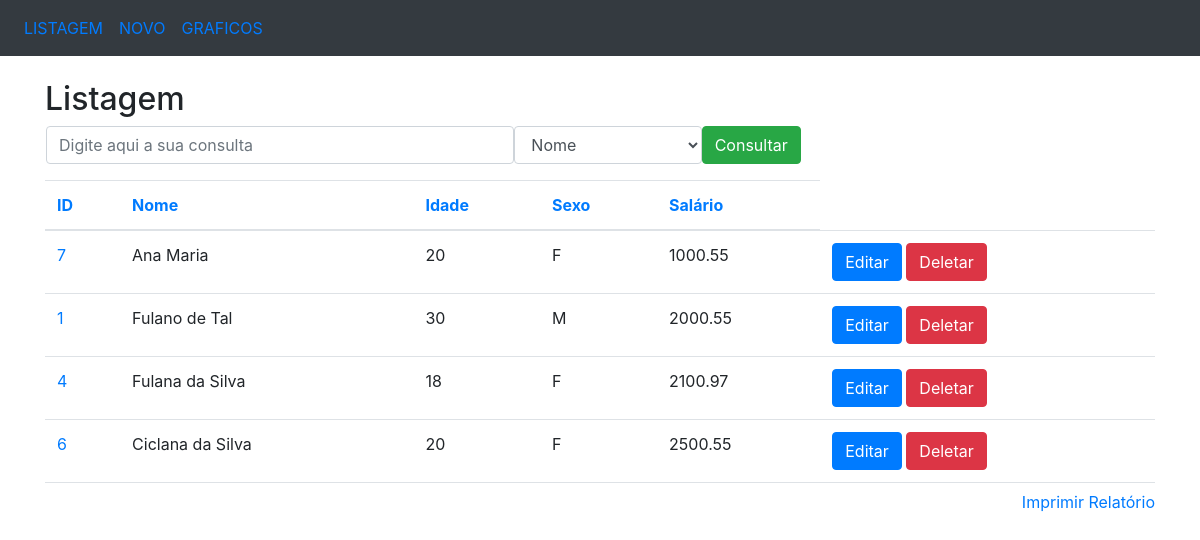
Page /ordenacao/salario/id on the earlier database version.
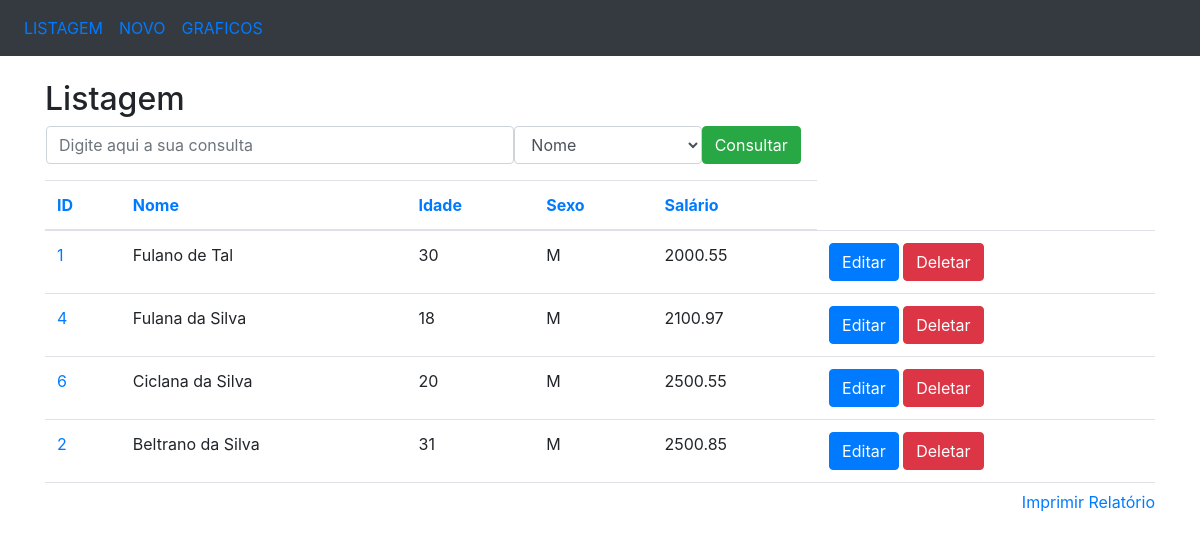
Same page on the later database version.
### app/models/tables.py (models this page shows, shortened)
class Pessoa(db.Model):
	__tablename__ = 'pessoas'
	id = db.Column(db.Integer, primary_key=True)
	nome = db.Column(db.String(50), nullable=False)
	idade = db.Column(db.Integer)
	sexo = db.Column(db.String(1))
	salario = db.Column(db.Float)

### app/controllers/default.py (the view)
@app.route('/ordenacao/<campo>/<ordem_anterior>')
def ordenacao(campo='id', ordem_anterior=''):
	if campo == 'id':
		if ordem_anterior == campo:
			pessoas = Pessoa.query.order_by(Pessoa.id.desc()).all()
		else:
			pessoas = Pessoa.query.order_by(Pessoa.id).all()
	elif campo == 'nome':
		if ordem_anterior == campo:
			pessoas = Pessoa.query.order_by(Pessoa.nome.desc()).all()
		else:
			pessoas = Pessoa.query.order_by(Pessoa.nome).all()
	elif campo == 'idade':
		if ordem_anterior == campo:
			pessoas = Pessoa.query.order_by(Pessoa.idade.desc()).all()
		else:
			pessoas = Pessoa.query.order_by(Pessoa.idade).all()
	elif campo == 'sexo':
		if ordem_anterior == campo:
			pessoas = Pessoa.query.order_by(Pessoa.sexo.desc()).all()
		else:
			pessoas = Pessoa.query.order_by(Pessoa.sexo).all()
	elif campo == 'salario':
		if ordem_anterior == campo:
			pessoas = Pessoa.query.order_by(Pessoa.salario.desc()).all()
		else:
			pessoas = Pessoa.query.order_by(Pessoa.salario).all()
	else:
		pessoas = Pessoa.query.order_by(Pessoa.id).all()
	return render_template('listagem.html', pessoas=pessoas, ordem=campo)

### app/templates/listagem.html (shortened to what this page needs)
<!DOCTYPE html>
<html>
<head>
	<link rel="stylesheet" href="https://maxcdn.bootstrapcdn.com/bootstrap/4.3.1/css/bootstrap.min.css">
</head>
<body>
	<nav class="navbar navbar-expand-sm bg-dark">
		<ul class="navbar-nav">
			<li class="nav-item">
				<a class="nav-link" href="/listagem">LISTAGEM</a>
			</li>
			<li class="nav-item">
				<a class="nav-link" href="/insercao">NOVO</a>
			</li>
			<li class="nav-item">
				<a class="nav-link" href="/graficos">GRAFICOS</a>
			</li>
		</ul>
	</nav>
	<br>
	<div class="container">
		<h2>Listagem</h2>
		<form action="/consulta" method="POST" name="frm_consulta" class="ml-3">
			<div class="form-group">
				<div class="row">
					<input type="text" class="form-control col-md-5" name="consulta"
					placeholder="Digite aqui a sua consulta">
					<select class="form-control col-md-2" name="campo">
						<option value="nome">Nome</option>
					</select>
					<button type="submit" class="btn btn-success">Consultar</button>
				</div>
			</div>
		</form>
		<div style="overflow: scroll; height: 310px; width: 100%;" align="center">
			<table class="table">
				<thead>
					<tr>
						<th><a href="/ordenacao/id/{{ordem}}">ID</a></th>
						<th><a href="/ordenacao/nome/{{ordem}}">Nome</a></th>
						<th><a href="/ordenacao/idade/{{ordem}}">Idade</a></th>
						<th><a href="/ordenacao/sexo/{{ordem}}">Sexo</a></th>
						<th><a href="/ordenacao/salario/{{ordem}}">Salário</a></th>
					</tr>
				</thead>
				<tbody>
					{% for pessoa in pessoas %}
						<tr>
							<td nowrap="true">
								<a href="/selecao/{{pessoa.id}}">{{pessoa.id}}</a>
							</td>
							<td nowrap="true">{{pessoa.nome}}</td>
							<td nowrap="true">{{pessoa.idade}}</td>
							<td nowrap="true">{{pessoa.sexo}}</td>
							<td nowrap="true">{{pessoa.salario}}</td>
							<td>
								<a href="/edicao/{{pessoa.id}}"
								class="btn btn-primary" role="button">
									Editar
								</a>
								<a href="/delecao/{{pessoa.id}}"
								class="btn btn-danger" role="button">
									Deletar
								</a>
							</td>
						</tr>
					{% endfor %}
				</tbody>
			</table>
		</div>
		<a href="#" style="float: right;" onclick="relatorio()">Imprimir Relatório</a>
	</div>
</body>
</html>

Differences in the rows shown:
removed Pessoa: id "7", nome "Ana Maria", idade "20", sexo "F", salario "1000.55"
changed Pessoa "Fulana da Silva": sexo "F" → "M"
changed Pessoa "Ciclana da Silva": sexo "F" → "M"
now on this page (row edited): Pessoa: id "2", nome "Beltrano da Silva", idade "31", sexo "M", salario "2500.85"
